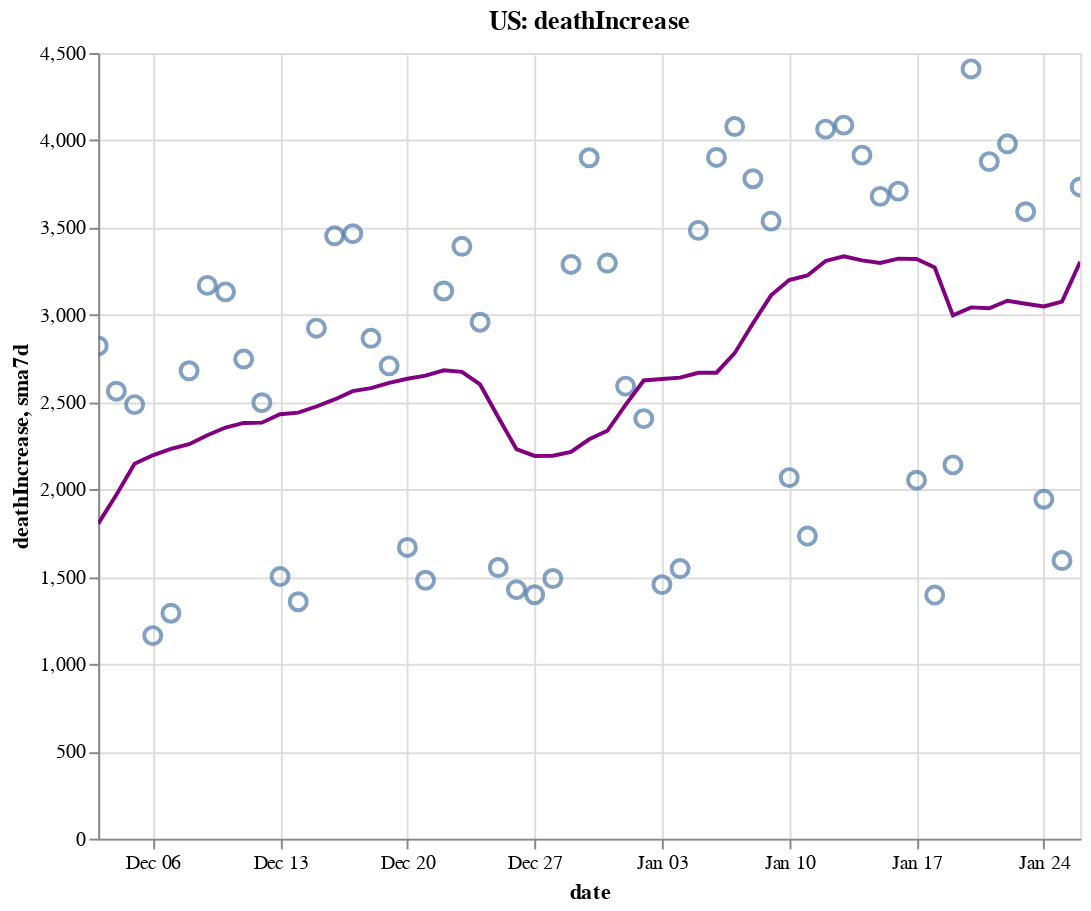

Notebook source saved alongside this figure:
### Code cell
create_plot(us, 'deathIncrease')

### Figure 1 — Vega-Lite specification as saved in the notebook (floating-point values rounded to 4 significant figures)
{"config": {"view": {"continuousWidth": 400, "continuousHeight": 300}}, "layer": [{"layer": [{"mark": {"type": "point", "size": 75}, "encoding": {"tooltip": [{"type": "temporal", "field": "date"}, {"type": "quantitative", "field": "deathIncrease"}, {"type": "quantitative", "field": "sma7d"}], "x": {"type": "temporal", "field": "date"}, "y": {"type": "quantitative", "field": "deathIncrease"}}, "selection": {"selector006": {"type": "interval", "bind": "scales", "encodings": ["x", "y"]}}}, {"mark": {"type": "line", "color": "purple"}, "encoding": {"x": {"type": "temporal", "field": "date"}, "y": {"type": "quantitative", "field": "sma7d"}}}]}, {"mark": {"type": "rule", "color": "#aaa"}, "encoding": {"x": {"type": "temporal", "field": "date"}}, "transform": [{"filter": {"selection": "selector005"}}]}, {"mark": "circle", "encoding": {"opacity": {"condition": {"value": 1, "selection": "selector005"}, "value": 0}, "tooltip": [{"type": "temporal", "field": "date"}, {"type": "quantitative", "field": "deathIncrease"}, {"type": "quantitative", "field": "sma7d"}], "x": {"type": "temporal", "field": "date"}, "y": {"type": "quantitative", "field": "deathIncrease"}}, "selection": {"selector005": {"type": "single", "encodings": ["x"], "on": "mouseover", "nearest": true, "empty": "none"}}}, {"mark": {"type": "text", "align": "left", "dx": 5, "dy": -5, "stroke": "white", "strokeWidth": 2}, "encoding": {"text": {"type": "quantitative", "field": "deathIncrease"}, "tooltip": [{"type": "temporal", "field": "date"}, {"type": "quantitative", "field": "deathIncrease"}, {"type": "quantitative", "field": "sma7d"}], "x": {"type": "temporal", "field": "date"}, "y": {"type": "quantitative", "field": "deathIncrease"}}, "transform": [{"filter": {"selection": "selector005"}}]}, {"mark": {"type": "text", "align": "left", "dx": 5, "dy": -5}, "encoding": {"text": {"type": "quantitative", "field": "deathIncrease"}, "tooltip": [{"type": "temporal", "field": "date"}, {"type": "quantitative", "field": "deathIncrease"}, {"type": "quantitative", "field": "sma7d"}], "x": {"type": "temporal", "field": "date"}, "y": {"type": "quantitative", "field": "deathIncrease"}}, "transform": [{"filter": {"selection": "selector005"}}]}], "data": {"name": "data-1f95ae7bec5940364155d63586c3bbbb"}, "height": 400, "title": "US: deathIncrease", "width": 500, "$schema": "https://vega.github.io/schema/vega-lite/v4.8.1.json", "datasets": {"data-1f95ae7bec5940364155d63586c3bbbb": [{"date": "2020-12-03T00:00:00", "totalTestResultsIncrease": 1893000.0, "positiveIncrease": 214800.0, "death": 267800.0, "deathIncrease": 2822.0, "positiveRate": 0.113, "state": "US", "sma7d": 1804.0}, {"date": "2020-12-04T00:00:00", "totalTestResultsIncrease": 1862000.0, "positiveIncrease": 228900.0, "death": 270400.0, "deathIncrease": 2563.0, "positiveRate": 0.123, "state": "US", "sma7d": 1970.0}, {"date": "2020-12-05T00:00:00", "totalTestResultsIncrease": 2222000.0, "positiveIncrease": 217800.0, "death": 272900.0, "deathIncrease": 2486.0, "positiveRate": 0.098, "state": "US", "sma7d": 2148.0}, {"date": "2020-12-06T00:00:00", "totalTestResultsIncrease": 1620000.0, "positiveIncrease": 182400.0, "death": 274000.0, "deathIncrease": 1163.0, "positiveRate": 0.113, "state": "US", "sma7d": 2196.0}, {"date": "2020-12-07T00:00:00", "totalTestResultsIncrease": 1726000.0, "positiveIncrease": 181500.0, "death": 275300.0, "deathIncrease": 1291.0, "positiveRate": 0.105, "state": "US", "sma7d": 2232.0}, {"date": "2020-12-08T00:00:00", "totalTestResultsIncrease": 1652000.0, "positiveIncrease": 216000.0, "death": 278000.0, "deathIncrease": 2680.0, "positiveRate": 0.131, "state": "US", "sma7d": 2259.0}, {"date": "2020-12-09T00:00:00", "totalTestResultsIncrease": 1804000.0, "positiveIncrease": 215000.0, "death": 281200.0, "deathIncrease": 3169.0, "positiveRate": 0.119, "state": "US", "sma7d": 2311.0}, {"date": "2020-12-10T00:00:00", "totalTestResultsIncrease": 1887000.0, "positiveIncrease": 219300.0, "death": 284300.0, "deathIncrease": 3132.0, "positiveRate": 0.116, "state": "US", "sma7d": 2355.0}, {"date": "2020-12-11T00:00:00", "totalTestResultsIncrease": 1987000.0, "positiveIncrease": 235500.0, "death": 287000.0, "deathIncrease": 2747.0, "positiveRate": 0.118, "state": "US", "sma7d": 2381.0}, {"date": "2020-12-12T00:00:00", "totalTestResultsIncrease": 1835000.0, "positiveIncrease": 225300.0, "death": 289500.0, "deathIncrease": 2497.0, "positiveRate": 0.123, "state": "US", "sma7d": 2383.0}, {"date": "2020-12-13T00:00:00", "totalTestResultsIncrease": 1770000.0, "positiveIncrease": 186800.0, "death": 291000.0, "deathIncrease": 1501.0, "positiveRate": 0.106, "state": "US", "sma7d": 2431.0}, {"date": "2020-12-14T00:00:00", "totalTestResultsIncrease": 2096000.0, "positiveIncrease": 192900.0, "death": 292400.0, "deathIncrease": 1357.0, "positiveRate": 0.092, "state": "US", "sma7d": 2440.0}, {"date": "2020-12-15T00:00:00", "totalTestResultsIncrease": 1797000.0, "positiveIncrease": 190600.0, "death": 295300.0, "deathIncrease": 2924.0, "positiveRate": 0.106, "state": "US", "sma7d": 2475.0}, {"date": "2020-12-16T00:00:00", "totalTestResultsIncrease": 1802000.0, "positiveIncrease": 231800.0, "death": 298800.0, "deathIncrease": 3453.0, "positiveRate": 0.129, "state": "US", "sma7d": 2516.0}, {"date": "2020-12-17T00:00:00", "totalTestResultsIncrease": 1865000.0, "positiveIncrease": 241000.0, "death": 302200.0, "deathIncrease": 3465.0, "positiveRate": 0.129, "state": "US", "sma7d": 2563.0}, {"date": "2020-12-18T00:00:00", "totalTestResultsIncrease": 2198000.0, "positiveIncrease": 239700.0, "death": 305100.0, "deathIncrease": 2866.0, "positiveRate": 0.109, "state": "US", "sma7d": 2580.0}, {"date": "2020-12-19T00:00:00", "totalTestResultsIncrease": 1762000.0, "positiveIncrease": 203300.0, "death": 307800.0, "deathIncrease": 2708.0, "positiveRate": 0.115, "state": "US", "sma7d": 2611.0}, {"date": "2020-12-20T00:00:00", "totalTestResultsIncrease": 1792000.0, "positiveIncrease": 197000.0, "death": 309500.0, "deathIncrease": 1668.0, "positiveRate": 0.11, "state": "US", "sma7d": 2634.0}, {"date": "2020-12-21T00:00:00", "totalTestResultsIncrease": 2025000.0, "positiveIncrease": 179000.0, "death": 311000.0, "deathIncrease": 1480.0, "positiveRate": 0.088, "state": "US", "sma7d": 2652.0}, {"date": "2020-12-22T00:00:00", "totalTestResultsIncrease": 1727000.0, "positiveIncrease": 190100.0, "death": 314100.0, "deathIncrease": 3137.0, "positiveRate": 0.11, "state": "US", "sma7d": 2682.0}, {"date": "2020-12-23T00:00:00", "totalTestResultsIncrease": 1740000.0, "positiveIncrease": 221900.0, "death": 317500.0, "deathIncrease": 3393.0, "positiveRate": 0.128, "state": "US", "sma7d": 2674.0}, {"date": "2020-12-24T00:00:00", "totalTestResultsIncrease": 1937000.0, "positiveIncrease": 204300.0, "death": 320400.0, "deathIncrease": 2958.0, "positiveRate": 0.105, "state": "US", "sma7d": 2601.0}, {"date": "2020-12-25T00:00:00", "totalTestResultsIncrease": 1373000.0, "positiveIncrease": 125900.0, "death": 322000.0, "deathIncrease": 1553.0, "positiveRate": 0.092, "state": "US", "sma7d": 2414.0}, {"date": "2020-12-26T00:00:00", "totalTestResultsIncrease": 2122000.0, "positiveIncrease": 190100.0, "death": 323400.0, "deathIncrease": 1426.0, "positiveRate": 0.09, "state": "US", "sma7d": 2231.0}, {"date": "2020-12-27T00:00:00", "totalTestResultsIncrease": 1340000.0, "positiveIncrease": 153000.0, "death": 324800.0, "deathIncrease": 1397.0, "positiveRate": 0.114, "state": "US", "sma7d": 2192.0}, {"date": "2020-12-28T00:00:00", "totalTestResultsIncrease": 1477000.0, "positiveIncrease": 163300.0, "death": 326300.0, "deathIncrease": 1490.0, "positiveRate": 0.111, "state": "US", "sma7d": 2193.0}, {"date": "2020-12-29T00:00:00", "totalTestResultsIncrease": 1292000.0, "positiveIncrease": 196100.0, "death": 329600.0, "deathIncrease": 3289.0, "positiveRate": 0.152, "state": "US", "sma7d": 2215.0}, {"date": "2020-12-30T00:00:00", "totalTestResultsIncrease": 1534000.0, "positiveIncrease": 225900.0, "death": 333500.0, "deathIncrease": 3900.0, "positiveRate": 0.147, "state": "US", "sma7d": 2288.0}, {"date": "2020-12-31T00:00:00", "totalTestResultsIncrease": 1748000.0, "positiveIncrease": 223000.0, "death": 336800.0, "deathIncrease": 3297.0, "positiveRate": 0.128, "state": "US", "sma7d": 2336.0}, {"date": "2021-01-01T00:00:00", "totalTestResultsIncrease": 1360000.0, "positiveIncrease": 180500.0, "death": 339400.0, "deathIncrease": 2592.0, "positiveRate": 0.133, "state": "US", "sma7d": 2484.0}, {"date": "2021-01-02T00:00:00", "totalTestResultsIncrease": 2060000.0, "positiveIncrease": 279400.0, "death": 341800.0, "deathIncrease": 2406.0, "positiveRate": 0.136, "state": "US", "sma7d": 2624.0}, {"date": "2021-01-03T00:00:00", "totalTestResultsIncrease": 1401000.0, "positiveIncrease": 207800.0, "death": 343300.0, "deathIncrease": 1455.0, "positiveRate": 0.148, "state": "US", "sma7d": 2633.0}, {"date": "2021-01-04T00:00:00", "totalTestResultsIncrease": 1569000.0, "positiveIncrease": 178400.0, "death": 344800.0, "deathIncrease": 1547.0, "positiveRate": 0.114, "state": "US", "sma7d": 2641.0}, {"date": "2021-01-05T00:00:00", "totalTestResultsIncrease": 1679000.0, "positiveIncrease": 215100.0, "death": 348300.0, "deathIncrease": 3484.0, "positiveRate": 0.128, "state": "US", "sma7d": 2669.0}, {"date": "2021-01-06T00:00:00", "totalTestResultsIncrease": 1601000.0, "positiveIncrease": 248100.0, "death": 352200.0, "deathIncrease": 3902.0, "positiveRate": 0.155, "state": "US", "sma7d": 2669.0}, {"date": "2021-01-07T00:00:00", "totalTestResultsIncrease": 1915000.0, "positiveIncrease": 269300.0, "death": 356300.0, "deathIncrease": 4079.0, "positiveRate": 0.141, "state": "US", "sma7d": 2781.0}, {"date": "2021-01-08T00:00:00", "totalTestResultsIncrease": 2117000.0, "positiveIncrease": 292200.0, "death": 360000.0, "deathIncrease": 3780.0, "positiveRate": 0.138, "state": "US", "sma7d": 2950.0}, {"date": "2021-01-09T00:00:00", "totalTestResultsIncrease": 2064000.0, "positiveIncrease": 266400.0, "death": 363600.0, "deathIncrease": 3537.0, "positiveRate": 0.129, "state": "US", "sma7d": 3112.0}, {"date": "2021-01-10T00:00:00", "totalTestResultsIncrease": 1988000.0, "positiveIncrease": 227700.0, "death": 365700.0, "deathIncrease": 2068.0, "positiveRate": 0.115, "state": "US", "sma7d": 3200.0}, {"date": "2021-01-11T00:00:00", "totalTestResultsIncrease": 1844000.0, "positiveIncrease": 194100.0, "death": 367400.0, "deathIncrease": 1733.0, "positiveRate": 0.105, "state": "US", "sma7d": 3226.0}, {"date": "2021-01-12T00:00:00", "totalTestResultsIncrease": 1924000.0, "positiveIncrease": 214800.0, "death": 371400.0, "deathIncrease": 4064.0, "positiveRate": 0.112, "state": "US", "sma7d": 3309.0}, {"date": "2021-01-13T00:00:00", "totalTestResultsIncrease": 1804000.0, "positiveIncrease": 221600.0, "death": 375500.0, "deathIncrease": 4087.0, "positiveRate": 0.123, "state": "US", "sma7d": 3335.0}, {"date": "2021-01-14T00:00:00", "totalTestResultsIncrease": 2010000.0, "positiveIncrease": 222900.0, "death": 379500.0, "deathIncrease": 3915.0, "positiveRate": 0.111, "state": "US", "sma7d": 3312.0}, {"date": "2021-01-15T00:00:00", "totalTestResultsIncrease": 2280000.0, "positiveIncrease": 244000.0, "death": 383100.0, "deathIncrease": 3679.0, "positiveRate": 0.107, "state": "US", "sma7d": 3298.0}, {"date": "2021-01-16T00:00:00", "totalTestResultsIncrease": 2036000.0, "positiveIncrease": 216500.0, "death": 386800.0, "deathIncrease": 3709.0, "positiveRate": 0.106, "state": "US", "sma7d": 3322.0}, {"date": "2021-01-17T00:00:00", "totalTestResultsIncrease": 1854000.0, "positiveIncrease": 186300.0, "death": 388900.0, "deathIncrease": 2053.0, "positiveRate": 0.1, "state": "US", "sma7d": 3320.0}, {"date": "2021-01-18T00:00:00", "totalTestResultsIncrease": 2089000.0, "positiveIncrease": 150200.0, "death": 390300.0, "deathIncrease": 1395.0, "positiveRate": 0.072, "state": "US", "sma7d": 3272.0}, {"date": "2021-01-19T00:00:00", "totalTestResultsIncrease": 1698000.0, "positiveIncrease": 144000.0, "death": 392400.0, "deathIncrease": 2141.0, "positiveRate": 0.085, "state": "US", "sma7d": 2997.0}, {"date": "2021-01-20T00:00:00", "totalTestResultsIncrease": 1789000.0, "positiveIncrease": 186700.0, "death": 396800.0, "deathIncrease": 4409.0, "positiveRate": 0.104, "state": "US", "sma7d": 3043.0}, {"date": "2021-01-21T00:00:00", "totalTestResultsIncrease": 1899000.0, "positiveIncrease": 184000.0, "death": 400700.0, "deathIncrease": 3878.0, "positiveRate": 0.097, "state": "US", "sma7d": 3038.0}, {"date": "2021-01-22T00:00:00", "totalTestResultsIncrease": 1989000.0, "positiveIncrease": 189000.0, "death": 404700.0, "deathIncrease": 3980.0, "positiveRate": 0.095, "state": "US", "sma7d": 3081.0}, {"date": "2021-01-23T00:00:00", "totalTestResultsIncrease": 1925000.0, "positiveIncrease": 174700.0, "death": 408300.0, "deathIncrease": 3591.0, "positiveRate": 0.091, "state": "US", "sma7d": 3064.0}, {"date": "2021-01-24T00:00:00", "totalTestResultsIncrease": 1729000.0, "positiveIncrease": 143700.0, "death": 410200.0, "deathIncrease": 1944.0, "positiveRate": 0.083, "state": "US", "sma7d": 3048.0}, {"date": "2021-01-25T00:00:00", "totalTestResultsIncrease": 1696000.0, "positiveIncrease": 133100.0, "death": 411800.0, "deathIncrease": 1593.0, "positiveRate": 0.078, "state": "US", "sma7d": 3077.0}, {"date": "2021-01-26T00:00:00", "totalTestResultsIncrease": 1691000.0, "positiveIncrease": 143700.0, "death": 415300.0, "deathIncrease": 3733.0, "positiveRate": 0.085, "state": "US", "sma7d": 3304.0}]}}
